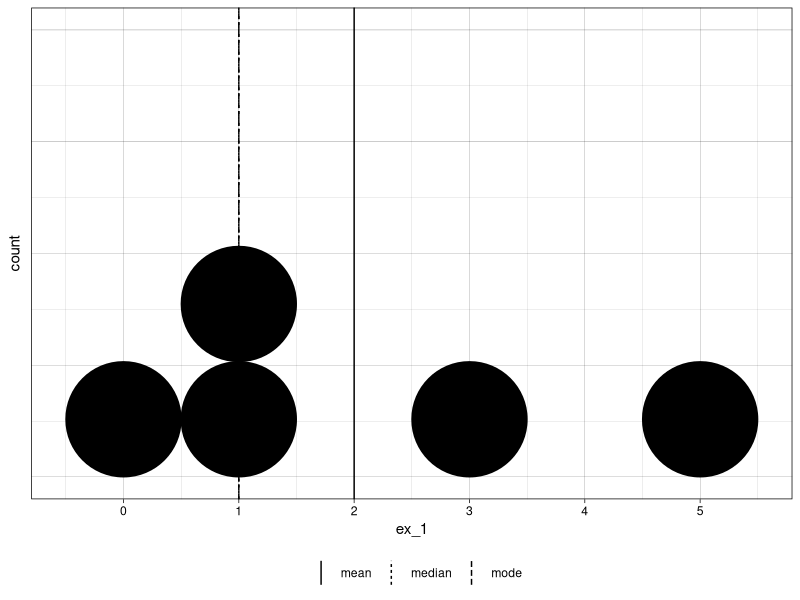
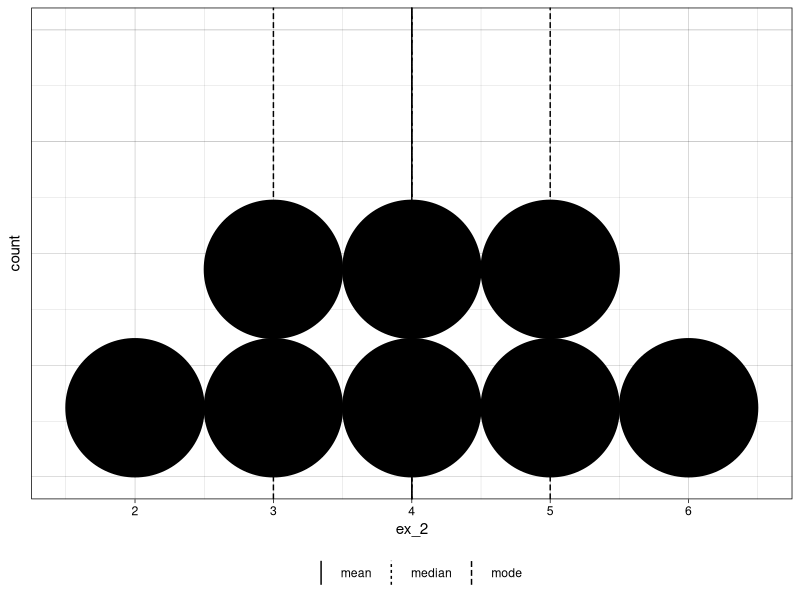
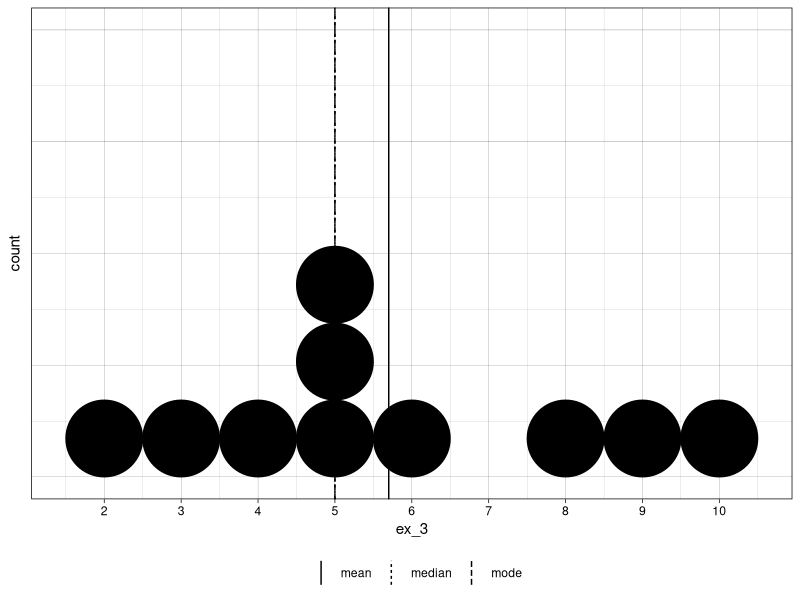
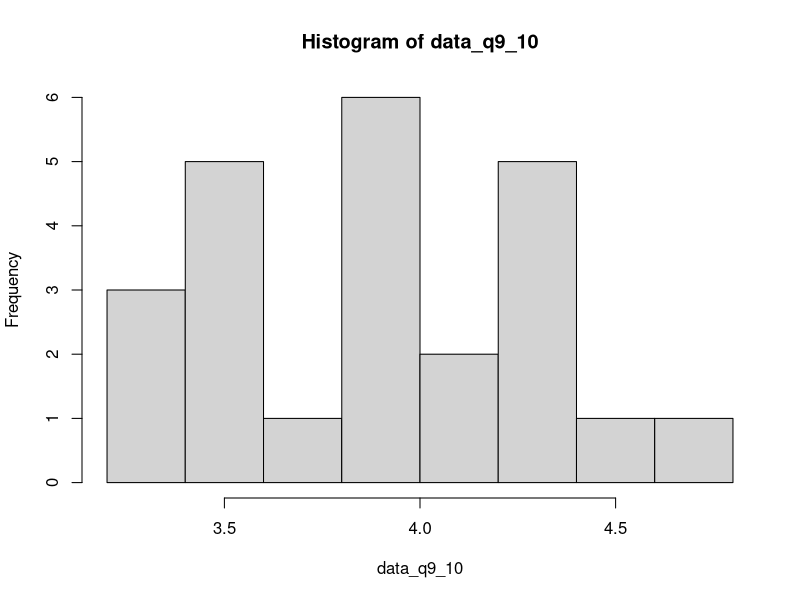
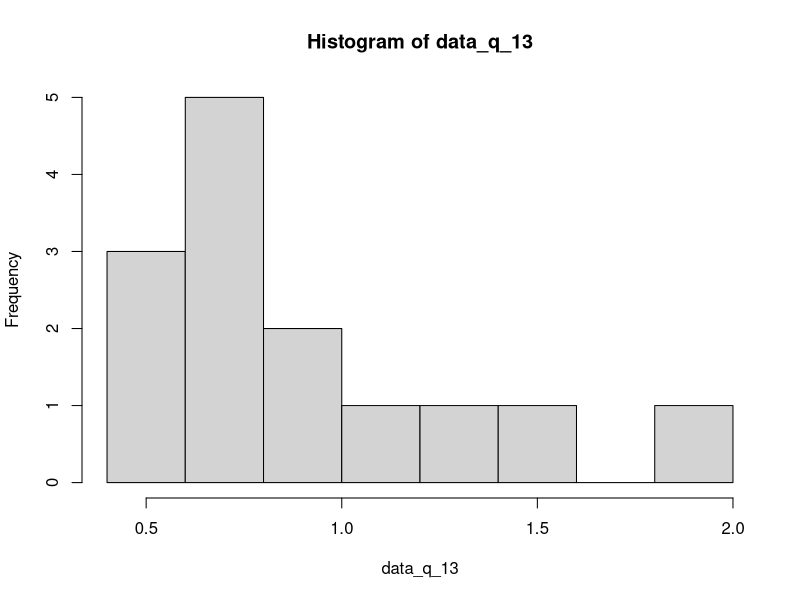
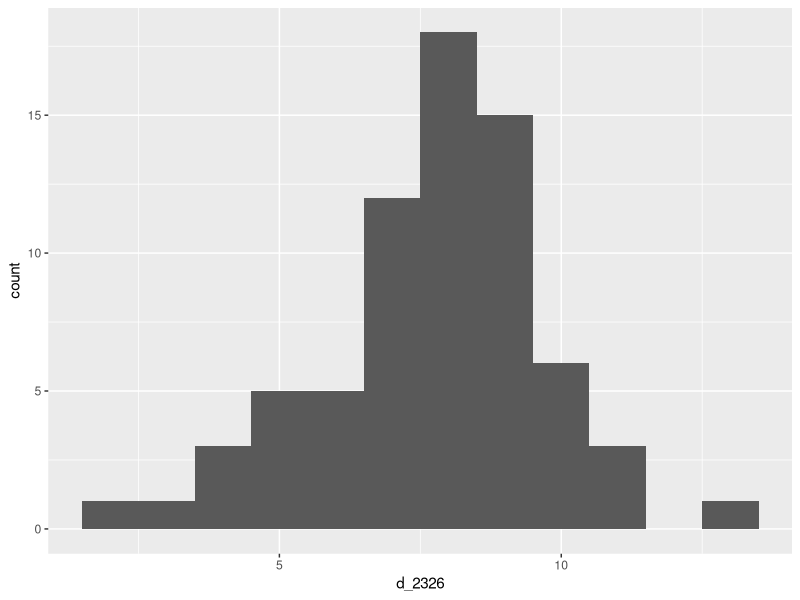

Write the R code that produced these figures, in order.
## ---- chunk 1
#| include: false
g <- glue::glue
library(ggplot2)
sapply(list.files(here::here('R'), full.names = T), source)
## ---- chunk 2
basic_summary <- function(x) {
    list(
        mean = mean(x),
        median = median(x),
        mode = table(x) |> which.max() |> names() |> as.numeric()
    )
}
## ---- chunk 3
(ex_1 <- c(0,5,1,1,3))
## ---- chunk 4


(ex_1_summary <- basic_summary(ex_1))
## ---- chunk 5
ggplot() +
    geom_dotplot(aes(x = ex_1), binwidth = 1) +
    geom_vline(aes(xintercept = ex_1_summary$mean, linetype = "mean")) +
    geom_vline(aes(xintercept = ex_1_summary$median, linetype = "median")) +
    geom_vline(aes(xintercept = ex_1_summary$mode, linetype = "mode")) +
    theme_linedraw() +
    scale_x_continuous(breaks = 0:6) +
    theme(legend.position = "bottom") +
    labs(linetype = "") +
    theme(axis.ticks.y = element_blank(),
    axis.text.y = element_blank())
## ---- chunk 6
(ex_2 <- c(3,2,5,6,4,4,3,5))
## ---- chunk 7
ex_2_summary <- basic_summary(ex_2)
ex_2_summary$mode <- 3:5
ex_2_summary

## ---- chunk 8
ggplot() +
    geom_dotplot(aes(x = ex_2), binwidth = 1) +
    geom_vline(aes(xintercept = ex_2_summary$mean, linetype = "mean")) +
    geom_vline(aes(xintercept = ex_2_summary$median, linetype = "median")) +
    geom_vline(aes(xintercept = ex_2_summary$mode, linetype = "mode")) +
    theme_linedraw() +
    scale_x_continuous(breaks = 0:12) +
    theme(legend.position = "bottom") +
    labs(linetype = "") +
    theme(axis.ticks.y = element_blank(),
    axis.text.y = element_blank())
## ---- chunk 9
(ex_3 <- c(3,5,4,5,10,5,6,9,2,8))
## ---- chunk 10
(ex_3_summary <- basic_summary(ex_3))
## ---- chunk 11
ggplot() +
    geom_dotplot(aes(x = ex_3), binwidth = 1) +
    geom_vline(aes(xintercept = ex_3_summary$mean, linetype = "mean")) +
    geom_vline(aes(xintercept = ex_3_summary$median, linetype = "median")) +
    geom_vline(aes(xintercept = ex_3_summary$mode, linetype = "mode")) +
    theme_linedraw() +
    scale_x_continuous(breaks = 0:12) +
    theme(legend.position = "bottom") +
    labs(linetype = "") +
    theme(axis.ticks.y = element_blank(),
    axis.text.y = element_blank())
## ---- chunk 12
data_q9_10 <- c(
    4.5, 3.2, 3.5, 3.9, 3.5, 3.9,
    4.3, 4.8, 3.6, 3.3, 4.3, 4.2,
    3.9, 3.7, 4.3, 4.4, 3.4, 4.2,
    4.4, 4.0, 3.6, 3.5, 3.9, 4.0)
## ---- chunk 13
basic_summary(data_q9_10)[c("mean", "median")]
## ---- chunk 14
hist(data_q9_10)
## ---- chunk 15
data_q_13 <- c(
    .99, 1.92, 1.223, .85, .65, .53, 1.41, 
    1.12, .63, .67, .69, .60, .60, .66
)

basic_summary(data_q_13)[c("mean", "median")]
hist(data_q_13)
## ---- chunk 16
 d_221 <- c(2,1,1,3,5)
## ---- chunk 17
 d_223 <- c(4,1,3,1,3,1,2,2)
## ---- chunk 18
d_2210 <- c(1.28, 2.39, 1.5, 1.88, 1.51)
## ---- chunk 19
d_2210_range <- range(d_2210) |> diff()
## ---- chunk 20
var(d_2210) |> round(2)
## ---- chunk 21
sd(d_2210) |> round(2)
## ---- chunk 22
(d_2210_range/sd(d_2210)) |> round(1)
## ---- chunk 23
d_2326 <- c(7,8,7,10,4,8,6,8,9,10,
9,6,4,9,10,9,8,8,7,9,
3,9,5,9,9,8,7,5,8,8,
10,2,7,4,8,5,10,7,7,7,
9,6,8,8,8,7,8,9,6,8,
6,11,9,11,7,7,11,7,9,13,
10,8,8,5,9,9,8,5,9,8
)

## ---- chunk 24
ggplot() + geom_histogram(aes(x = d_2326), binwidth = 1)

## ---- chunk 25
(samp_mu <- mean(d_2326) |> round(2))
## ---- chunk 26
(samp_sd <- sd(d_2326) |> round(2))
## ---- chunk 27
tbl_2336_c <- tibble::tibble(
    multiplier = c(1:3),
    lower_interval = samp_mu -multiplier * samp_sd,
    upper_interval = samp_mu + multiplier * samp_sd
)

tbl_2336_c[["actual_contained"]] <- 
sapply(1:nrow(tbl_2336_c), function(.r){
    mean(
        tbl_2336_c$lower_interval[.r] < d_2326 &
        tbl_2336_c$upper_interval[.r] > d_2326
    ) |> scales::percent(accuracy = 1)
})


tbl_2336_c |> knitr::kable()

